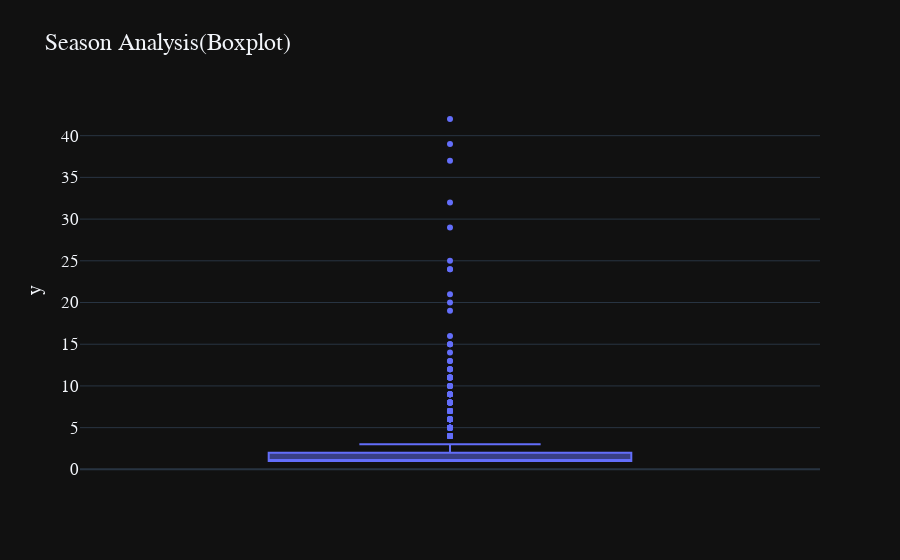

Notebook code for this chart:
### Markdown cell above
3.2 Seasons Analysis

### Code cell
seasons_fig = px.box(y=df[df['seasons']!=0]["seasons"],template= 'plotly_dark', title = 'Season Analysis(Boxplot)')
seasons_fig.update_layout(font = dict(size=17,family="Franklin Gothic"))

### Figure 1 — Plotly figure (JSON) as saved in the notebook; plotly's stock layout.template omitted (floating-point values rounded to 4 significant figures; data arrays with more than 128 entries replaced by an {"elided": "..."} marker saying what was removed)
{"data": [{"alignmentgroup": "True", "hovertemplate": "y=%{y}<extra></extra>", "legendgroup": "", "marker": {"color": "#636efa"}, "name": "", "notched": false, "offsetgroup": "", "orientation": "v", "showlegend": false, "type": "box", "x0": " ", "xaxis": "x", "y": {"elided": "2106 int values"}, "y0": " ", "yaxis": "y"}], "layout": {"boxmode": "group", "font": {"family": "Franklin Gothic", "size": 17}, "legend": {"tracegroupgap": 0}, "title": {"text": "Season Analysis(Boxplot)"}, "xaxis": {"anchor": "y", "domain": [0, 1]}, "yaxis": {"anchor": "x", "domain": [0, 1], "title": {"text": "y"}}}}
